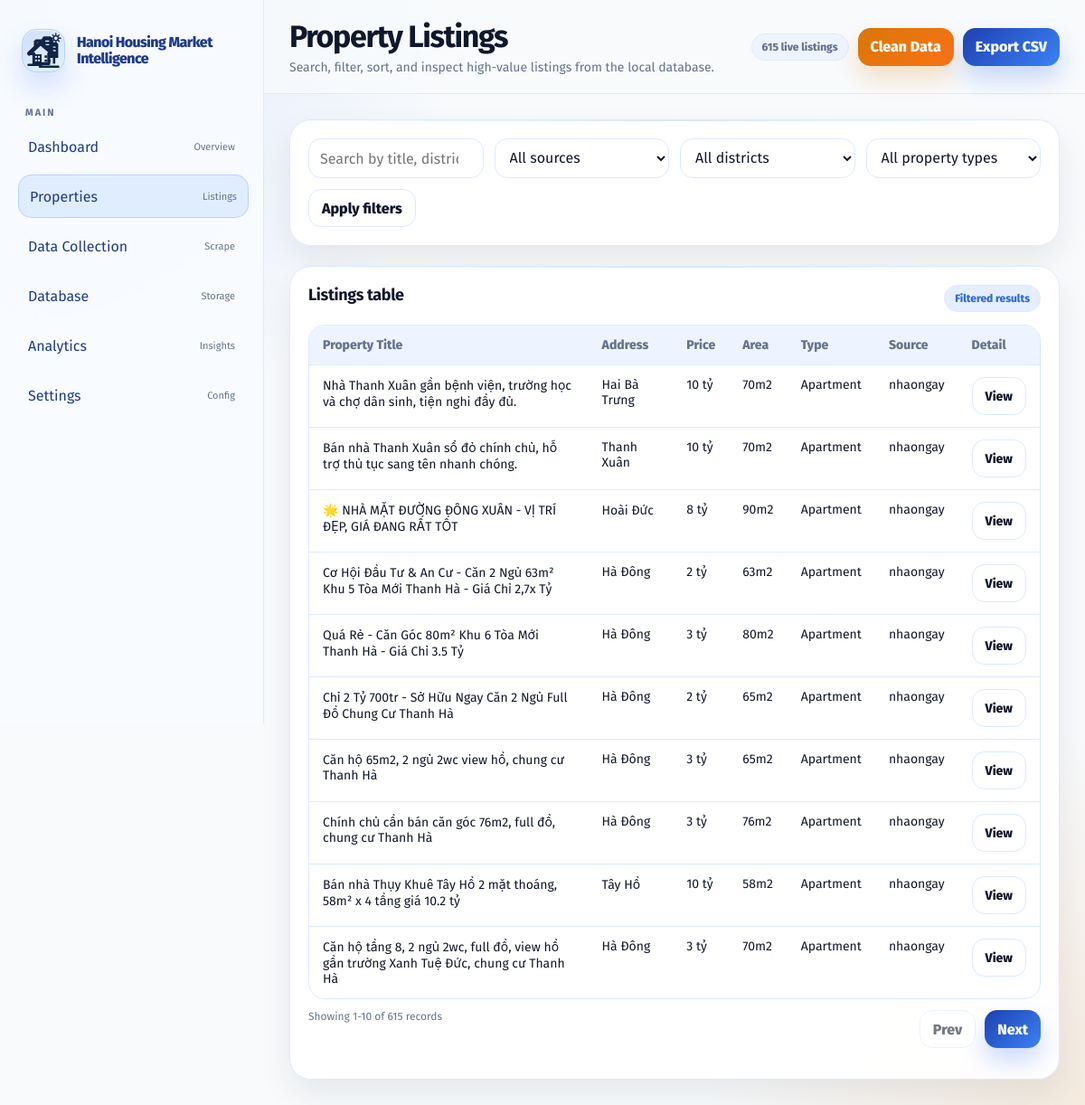
Screenshot of /properties with the database file from the repository.
### tables this page shows
CREATE TABLE properties (
                id INTEGER PRIMARY KEY AUTOINCREMENT,
                title TEXT,
                district TEXT,
                address TEXT,
                price REAL,
                price_text TEXT,
                area REAL,
                area_text TEXT,
                property_type TEXT,
                listing_date TEXT,
                source TEXT,
                url TEXT,
                created_at TEXT DEFAULT CURRENT_TIMESTAMP
            , ai_predicted_price REAL, ai_valuation_report TEXT);

### app.py (the view)
@app.get("/properties")
def properties():
    all_rows = _load_property_rows()
    filtered_rows = _filter_property_rows(all_rows, request.args)
    per_page = 10
    page = request.args.get("page", 1, type=int)
    total = len(filtered_rows)
    total_pages = max(1, math.ceil(total / per_page))
    page = min(max(page, 1), total_pages)
    start = (page - 1) * per_page
    end = start + per_page
    page_rows = filtered_rows[start:end]
    sources, districts, property_types = _property_filter_options(all_rows)
    query_args = request.args.to_dict(flat=True)
    query_args.pop("page", None)
    return render_template(
        "properties.html",
        properties=page_rows,
        sources=sources,
        districts=districts,
        property_types=property_types,
        filters={
            "q": request.args.get("q", ""),
            "source": request.args.get("source", "all"),
            "district": request.args.get("district", "all"),
            "property_type": request.args.get("property_type", "all"),
        },
        pagination={
            "page": page,
            "per_page": per_page,
            "total": total,
            "total_pages": total_pages,
            "start": start + 1 if total else 0,
            "end": min(end, total),
            "has_prev": page > 1,
            "has_next": page < total_pages,
            "prev_page": page - 1,
            "next_page": page + 1,
        },
        query_args=query_args,
    )

### app.py (called while the page is built)
@app.after_request
def add_response_headers(response):
    response.headers['Access-Control-Allow-Origin'] = '*'
    response.headers['Access-Control-Allow-Methods'] = 'GET, POST, OPTIONS'
    response.headers['Access-Control-Allow-Headers'] = 'Content-Type'
    response.headers['Cache-Control'] = 'no-store'
    return response

def _normalise_external_url(url, source=None):
    if not url:
        return None
    value = str(url).strip()
    if not value or value.lower() in {"none", "nan", "null"}:
        return None
    if source == "nhadat24h" and "/tim-kiem" in value:
        return None
    if not value.startswith(("http://", "https://")):
        return None
    return value

def _load_property_rows():
    repo = PropertyRepository()
    records = [dict(row) for row in repo.fetch_all()]
    dataframe = transform_records(records)
    properties = dataframe.to_dict("records")
    for item in properties:
        item["url"] = _normalise_external_url(item.get("url"), item.get("source"))
    return properties

def _property_filter_options(rows):
    sources = sorted({str(item.get("source") or "").lower() for item in rows if item.get("source")})
    districts = sorted({str(item.get("district") or "") for item in rows if item.get("district") and str(item.get("district")).lower() != "unknown"})
    property_types = sorted({str(item.get("property_type") or "") for item in rows if item.get("property_type")})
    return sources, districts, property_types

### src/database/db_connection.py (called while the page is built)
def get_connection():
    DB_PATH.parent.mkdir(parents=True, exist_ok=True)
    conn = sqlite3.connect(DB_PATH)
    conn.row_factory = sqlite3.Row
    return conn

### src/database/property_repository.py (called while the page is built)
    def fetch_all(self):
        conn = get_connection()
        try:
            return conn.execute("SELECT * FROM properties ORDER BY id DESC").fetchall()
        finally:
            conn.close()

### src/processing/clean_area.py (called while the page is built, shortened)
def clean_area(value):
    if isinstance(value, (int, float)):
        if isinstance(value, float) and math.isnan(value):
            return float('nan')
        return float(value) if value > 0 else float('nan')

### src/processing/clean_price.py (called while the page is built, shortened)
def clean_price(value):
    if isinstance(value, (int, float)):
        if math.isnan(value) if isinstance(value, float) else False:
            return float('nan')
        return float(value)

### src/processing/transform_data.py (called while the page is built)
def transform_records(records):
    return DataCleaner().clean(records)

    @staticmethod
    def _to_dataframe(records) -> pd.DataFrame:
        if isinstance(records, pd.DataFrame):
            return records.copy()
        return pd.DataFrame(records)

### templates/properties.html (shortened to what this page needs)
<!doctype html>
<html lang="en">
  <head>
    <link rel="stylesheet" href="{{ url_for('static', filename='css/style.css') }}" />
  </head>
  <body>
    <div class="app-shell">
      <aside class="sidebar">
        <div class="brand"><div class="brand-mark" aria-hidden="true"></div><h2>Hanoi Housing Market Intelligence</h2></div>
        <nav class="nav-group"><div class="nav-group-title">Main</div><a class="nav-link" href="/dashboard">Dashboard <small>Overview</small></a><a class="nav-link active" href="/properties">Properties <small>Listings</small></a><a class="nav-link" href="/data-collection">Data Collection <small>Scrape</small></a><a class="nav-link" href="/database">Database <small>Storage</small></a><a class="nav-link" href="/analytics">Analytics <small>Insights</small></a><a class="nav-link" href="/settings">Settings <small>Config</small></a></nav>
      </aside>
      <main class="main-panel">
        <header class="topbar">
          <div>
            <h1>Property Listings</h1>
            <p>Search, filter, sort, and inspect high-value listings from the local database.</p>
          </div>
          <div class="topbar-actions">
            <span class="chip">{{ pagination.total }} live listings</span>
            <button id="cleanDataBtn" class="btn btn-warning" onclick="cleanData()">Clean Data</button>
            <a class="btn btn-primary" href="{{ url_for('export_properties_csv', **query_args) }}">Export CSV</a>
          </div>
        </header>
        <section class="page-content">
          <article class="card">
            <form class="search-row" method="get" action="{{ url_for('properties') }}">
              <input class="search-box" name="q" type="search" value="{{ filters.q }}" placeholder="Search by title, district, or address" />
              <select class="select-box" name="source">
                <option value="all" {% if filters.source == 'all' %}selected{% endif %}>All sources</option>
              </select>
              <select class="select-box" name="district">
                <option value="all" {% if filters.district == 'all' %}selected{% endif %}>All districts</option>
              </select>
              <select class="select-box" name="property_type">
                <option value="all" {% if filters.property_type == 'all' %}selected{% endif %}>All property types</option>
              </select>
              <button class="btn btn-secondary" type="submit">Apply filters</button>
            </form>
          </article>
          <article class="card">
            <div class="panel-header"><h3>Listings table</h3><span class="badge badge-info">Filtered results</span></div>
            <div class="table-wrap">
              <table class="table">
                <thead><tr><th>Property Title</th><th>Address</th><th>Price</th><th>Area</th><th>Type</th><th>Source</th><th>Detail</th></tr></thead>
                <tbody>
                  {% if properties %}
                    {% for item in properties %}
                      <tr><td>{{ item.title or 'Untitled listing' }}</td><td>{{ item.address or item.district or 'Unknown' }}</td><td>{{ item.price_text or item.price or '—' }}</td><td>{{ item.area_text or ((item.area|string) ~ ' m²' if item.area else '—') }}</td><td>{{ item.property_type or 'Land' }}</td><td>{{ item.source or 'unknown' }}</td><td>{% if item.url %}<a class="btn btn-secondary" href="{{ item.url }}" target="_blank" rel="noopener noreferrer">View</a>{% else %}<button class="btn btn-secondary" disabled title="No detail link saved for this listing">View</button>{% endif %}</td></tr>
                    {% endfor %}
                  {% else %}
                    <tr><td colspan="7">No properties found.</td></tr>
                  {% endif %}
                </tbody>
              </table>
            </div>
            <div class="panel-header" style="margin-top:12px;">
              <span class="small-note">Showing {{ pagination.start }}-{{ pagination.end }} of {{ pagination.total }} records</span>
              <div class="topbar-actions">
                {% if pagination.has_prev %}
                  <a class="btn btn-secondary" href="{{ url_for('properties', page=pagination.prev_page, **query_args) }}">Prev</a>
                {% else %}
                  <button class="btn btn-secondary" disabled>Prev</button>
                {% endif %}
                {% if pagination.has_next %}
                  <a class="btn btn-primary" href="{{ url_for('properties', page=pagination.next_page, **query_args) }}">Next</a>
                {% else %}
                  <button class="btn btn-primary" disabled>Next</button>
                {% endif %}
              </div>
            </div>
          </article>
        </section>
      </main>
    </div>
  </body>
</html>

### rows the page displays
properties: title "Nhà Thanh Xuân gần bệnh viện, trường học và chợ dân sinh, tiện nghi đầy đủ.", address "Hai Bà Trưng", price_text "10 tỷ", area_text "70m2", property_type "Apartment", source "nhaongay"
properties: title "Bán nhà Thanh Xuân sổ đỏ chính chủ, hỗ trợ thủ tục sang tên nhanh chóng.", address "Thanh Xuân", price_text "10 tỷ", area_text "70m2", property_type "Apartment", source "nhaongay"
properties: title "🌟 NHÀ MẶT ĐƯỜNG ĐÔNG XUÂN - VỊ TRÍ ĐẸP, GIÁ ĐANG RẤT TỐT", address "Hoài Đức", price_text "8 tỷ", area_text "90m2", property_type "Apartment", source "nhaongay"
properties: title "Cơ Hội Đầu Tư & An Cư - Căn 2 Ngủ 63m² Khu 5 Tòa Mới Thanh Hà - Giá Chỉ 2,7x Tỷ", address "Hà Đông", price_text "2 tỷ", area_text "63m2", property_type "Apartment", source "nhaongay"
properties: title "Quá Rẻ - Căn Góc 80m² Khu 6 Tòa Mới Thanh Hà - Giá Chỉ 3.5 Tỷ", address "Hà Đông", price_text "3 tỷ", area_text "80m2", property_type "Apartment", source "nhaongay"
properties: title "Chỉ 2 Tỷ 700tr - Sở Hữu Ngay Căn 2 Ngủ Full Đồ Chung Cư Thanh Hà", address "Hà Đông", price_text "2 tỷ", area_text "65m2", property_type "Apartment", source "nhaongay"
properties: title "Căn hộ 65m2, 2 ngủ 2wc view hồ, chung cư Thanh Hà", address "Hà Đông", price_text "3 tỷ", area_text "65m2", property_type "Apartment", source "nhaongay"
properties: title "Chính chủ cần bán căn góc 76m2, full đồ, chung cư Thanh Hà", address "Hà Đông", price_text "3 tỷ", area_text "76m2", property_type "Apartment", source "nhaongay"
properties: title "Bán nhà Thụy Khuê Tây Hồ 2 mặt thoáng, 58m² x 4 tầng giá 10.2 tỷ", address "Tây Hồ", price_text "10 tỷ", area_text "58m2", property_type "Apartment", source "nhaongay"
properties: title "Căn hộ tầng 8, 2 ngủ 2wc, full đồ, view hồ gần trường Xanh Tuệ Đức, chung cư Thanh Hà", address "Hà Đông", price_text "3 tỷ", area_text "70m2", property_type "Apartment", source "nhaongay"

### other values shown
{{ pagination.total }} "615"
{{ pagination.start }} "1"
{{ pagination.end }} "10"
